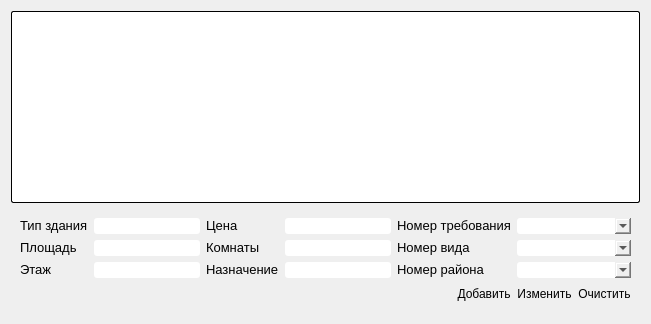
            <widget class="QWidget" name="tab_7">
             <attribute name="title">
              <string>Требования</string>
             </attribute>
             <layout class="QGridLayout" name="gridLayout_16">
              <item row="1" column="0">
               <widget class="QWidget" name="widget_20" native="true">
                <property name="styleSheet">
                 <string notr="true">border-radius: 3px;
</string>
                </property>
                <layout class="QGridLayout" name="gridLayout_6">
                 <item row="0" column="0">
                  <widget class="QLabel" name="label_74">
                   <property name="text">
                    <string>&lt;html&gt;&lt;head/&gt;&lt;body&gt;&lt;p&gt;&lt;span style=&quot; font-size:10pt;&quot;&gt;Тип здания&lt;/span&gt;&lt;/p&gt;&lt;/body&gt;&lt;/html&gt;</string>
                   </property>
                  </widget>
                 </item>
                 <item row="0" column="1">
                  <widget class="QLineEdit" name="line32">
                   <property name="styleSheet">
                    <string notr="true">background-color: rgb(255, 255, 255);</string>
                   </property>
                  </widget>
                 </item>
                 <item row="0" column="2">
                  <widget class="QLabel" name="label_77">
                   <property name="text">
                    <string>&lt;html&gt;&lt;head/&gt;&lt;body&gt;&lt;p&gt;&lt;span style=&quot; font-size:10pt;&quot;&gt;Цена&lt;/span&gt;&lt;/p&gt;&lt;/body&gt;&lt;/html&gt;</string>
                   </property>
                  </widget>
                 </item>
                 <item row="0" column="3" colspan="2">
                  <widget class="QLineEdit" name="line35">
                   <property name="styleSheet">
                    <string notr="true">background-color: rgb(255, 255, 255);</string>
                   </property>
                  </widget>
                 </item>
                 <item row="0" column="5" colspan="2">
                  <widget class="QLabel" name="label_128">
                   <property name="text">
                    <string>&lt;html&gt;&lt;head/&gt;&lt;body&gt;&lt;p&gt;&lt;span style=&quot; font-size:10pt;&quot;&gt;Номер требования&lt;/span&gt;&lt;/p&gt;&lt;/body&gt;&lt;/html&gt;</string>
                   </property>
                  </widget>
                 </item>
                 <item row="0" column="7" colspan="2">
                  <widget class="QComboBox" name="comboBox_14"/>
                 </item>
                 <item row="1" column="0">
                  <widget class="QLabel" name="label_76">
                   <property name="text">
                    <string>&lt;html&gt;&lt;head/&gt;&lt;body&gt;&lt;p&gt;&lt;span style=&quot; font-size:10pt;&quot;&gt;Площадь&lt;/span&gt;&lt;/p&gt;&lt;/body&gt;&lt;/html&gt;</string>
                   </property>
                  </widget>
                 </item>
                 <item row="1" column="1">
                  <widget class="QLineEdit" name="line33">
                   <property name="styleSheet">
                    <string notr="true">background-color: rgb(255, 255, 255);</string>
                   </property>
                  </widget>
                 </item>
                 <item row="1" column="2">
                  <widget class="QLabel" name="label_78">
                   <property name="text">
                    <string>&lt;html&gt;&lt;head/&gt;&lt;body&gt;&lt;p&gt;&lt;span style=&quot; font-size:10pt;&quot;&gt;Комнаты&lt;/span&gt;&lt;/p&gt;&lt;/body&gt;&lt;/html&gt;</string>
                   </property>
                  </widget>
                 </item>
                 <item row="1" column="3" colspan="2">
                  <widget class="QLineEdit" name="line36">
                   <property name="styleSheet">
                    <string notr="true">background-color: rgb(255, 255, 255);</string>
                   </property>
                  </widget>
                 </item>
                 <item row="1" column="5" colspan="2">
                  <widget class="QLabel" name="label_126">
                   <property name="text">
                    <string>&lt;html&gt;&lt;head/&gt;&lt;body&gt;&lt;p&gt;&lt;span style=&quot; font-size:10pt;&quot;&gt;Номер вида&lt;/span&gt;&lt;/p&gt;&lt;/body&gt;&lt;/html&gt;</string>
                   </property>
                  </widget>
                 </item>
                 <item row="1" column="7" colspan="2">
                  <widget class="QComboBox" name="comboBox_3"/>
                 </item>
                 <item row="2" column="0">
                  <widget class="QLabel" name="label_72">
                   <property name="text">
                    <string>&lt;html&gt;&lt;head/&gt;&lt;body&gt;&lt;p&gt;&lt;span style=&quot; font-size:10pt;&quot;&gt;Этаж&lt;/span&gt;&lt;/p&gt;&lt;/body&gt;&lt;/html&gt;</string>
                   </property>
                  </widget>
                 </item>
                 <item row="2" column="1">
                  <widget class="QLineEdit" name="line34">
                   <property name="styleSheet">
                    <string notr="true">background-color: rgb(255, 255, 255);</string>
                   </property>
                  </widget>
                 </item>
                 <item row="2" column="2">
                  <widget class="QLabel" name="label_73">
                   <property name="text">
                    <string>&lt;html&gt;&lt;head/&gt;&lt;body&gt;&lt;p&gt;&lt;span style=&quot; font-size:10pt;&quot;&gt;Назначение&lt;/span&gt;&lt;/p&gt;&lt;/body&gt;&lt;/html&gt;</string>
                   </property>
                  </widget>
                 </item>
                 <item row="2" column="3" colspan="2">
                  <widget class="QLineEdit" name="line37">
                   <property name="styleSheet">
                    <string notr="true">background-color: rgb(255, 255, 255);</string>
                   </property>
                  </widget>
                 </item>
                 <item row="2" column="5" colspan="2">
                  <widget class="QLabel" name="label_127">
                   <property name="text">
                    <string>&lt;html&gt;&lt;head/&gt;&lt;body&gt;&lt;p&gt;&lt;span style=&quot; font-size:10pt;&quot;&gt;Номер района&lt;/span&gt;&lt;/p&gt;&lt;/body&gt;&lt;/html&gt;</string>
                   </property>
                  </widget>
                 </item>
                 <item row="2" column="7" colspan="2">
                  <widget class="QComboBox" name="comboBox_4"/>
                 </item>
                 <item row="3" column="7">
                  <widget class="QPushButton" name="pushButton_31">
                   <property name="styleSheet">
                    <string notr="true"/>
                   </property>
                   <property name="text">
                    <string>Изменить</string>
                   </property>
                  </widget>
                 </item>
                 <item row="3" column="8">
                  <widget class="QPushButton" name="pushButton_29">
                   <property name="styleSheet">
                    <string notr="true"/>
                   </property>
                   <property name="text">
                    <string>Очистить</string>
                   </property>
                  </widget>
                 </item>
                 <item row="3" column="6">
                  <widget class="QPushButton" name="pushButton_30">
                   <property name="styleSheet">
                    <string notr="true"/>
                   </property>
                   <property name="text">
                    <string>Добавить</string>
                   </property>
                  </widget>
                 </item>
                 <item row="3" column="0" colspan="5">
                  <spacer name="horizontalSpacer_2">
                   <property name="orientation">
                    <enum>Qt::Horizontal</enum>
                   </property>
                   <property name="sizeHint" stdset="0">
                    <size>
                     <width>296</width>
                     <height>20</height>
                    </size>
                   </property>
                  </spacer>
                 </item>
                </layout>
               </widget>
              </item>
              <item row="0" column="0">
               <widget class="QTableWidget" name="tableWidget_5">
                <property name="styleSheet">
                 <string notr="true">border-radius: 2px;      
  border-width: 1px;      
  border-color:  black;   
  border-style: outset;
background-color: rgb(255, 255, 255);</string>
                </property>
               </widget>
              </item>
             </layout>
            </widget>
